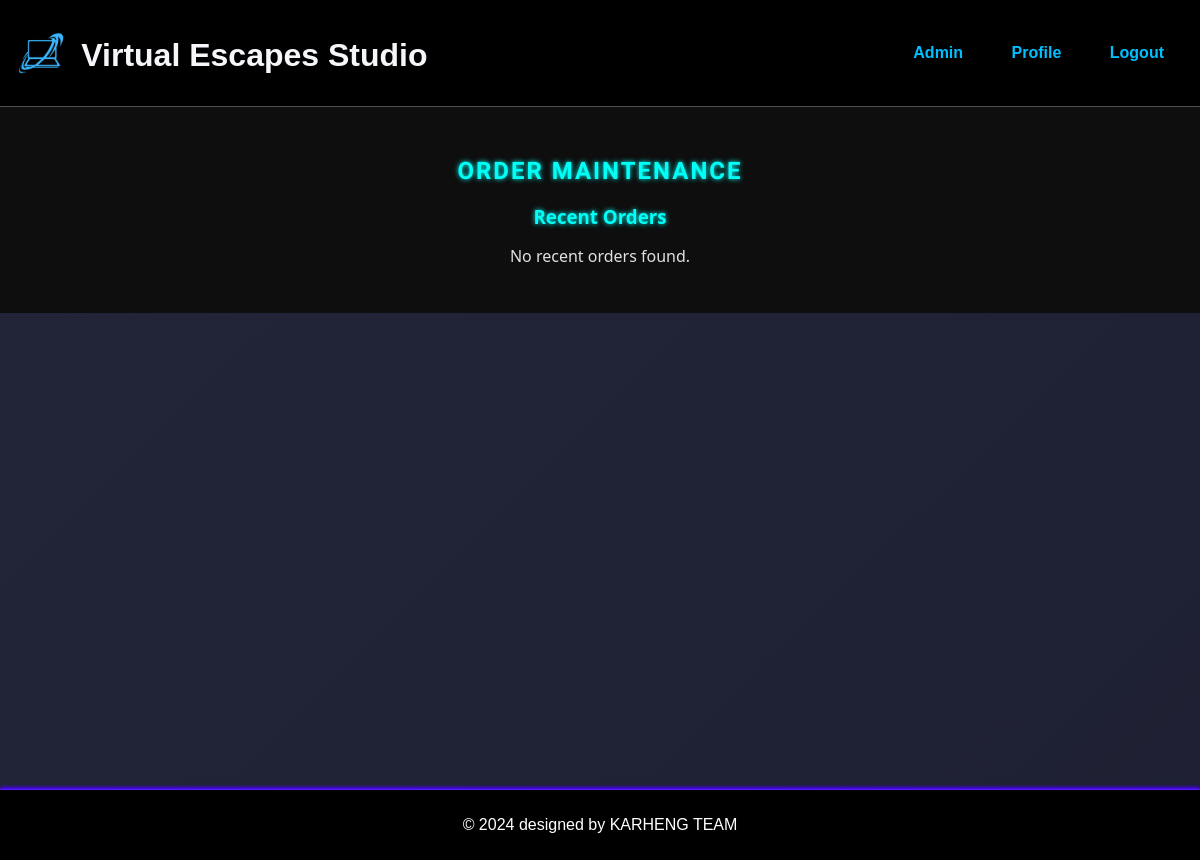
Before: /admin/admin_orders_maintenance.php (signed in) with the older database file.
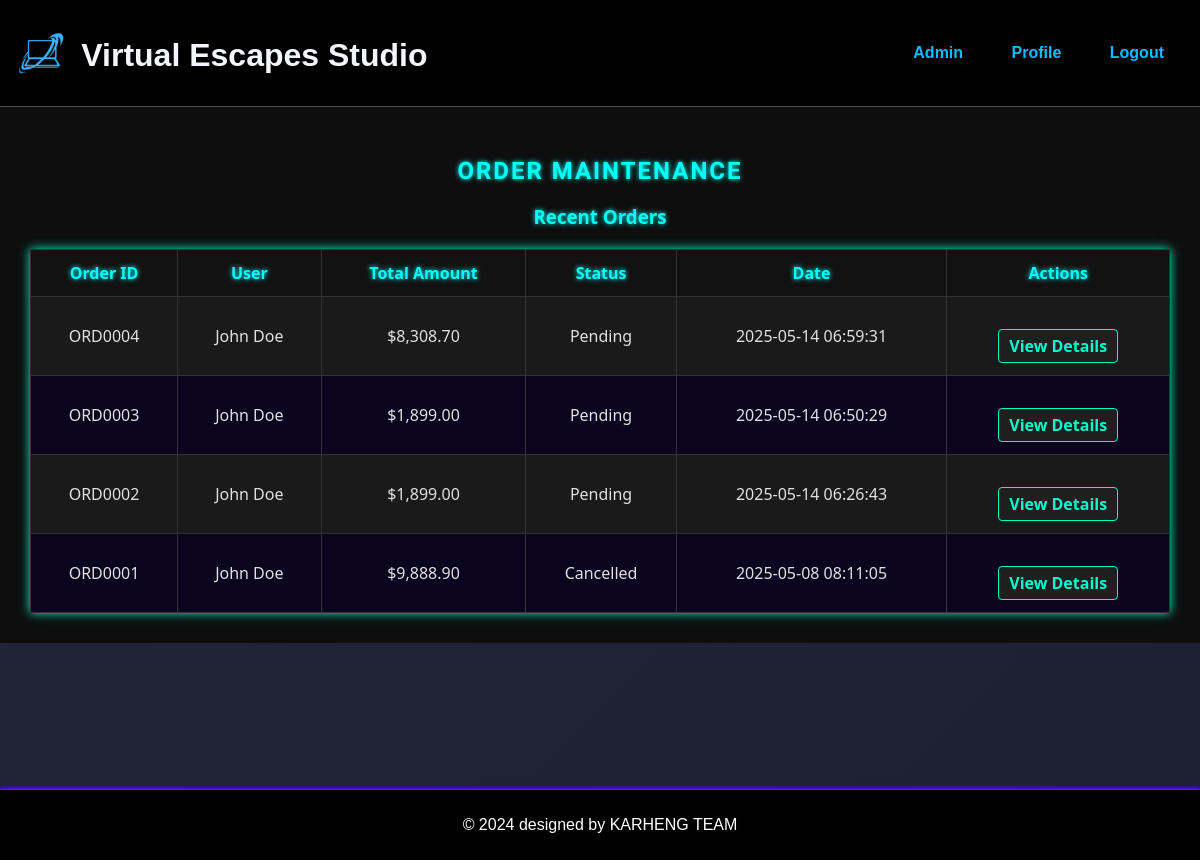
After: the same page with the newer database file.
### tables this page shows
CREATE TABLE `orders` (
  `Order_ID` char(7) NOT NULL,
  `User_ID` char(6) NOT NULL,
  `Total_Price` decimal(10,2) NOT NULL,
  `Status` varchar(20) NOT NULL,
  `Shipping_Cost` decimal(10,2) DEFAULT NULL,
  `Order_Quantity` varchar(10) DEFAULT NULL,
  `tax_amount` decimal(10,2) DEFAULT NULL,
  `subtotal` decimal(10,2) DEFAULT NULL,
  `created_at` timestamp NOT NULL DEFAULT current_timestamp()
);

CREATE TABLE `user` (
  `User_ID` char(6) NOT NULL,
  `Username` varchar(100) NOT NULL,
  `Gender` varchar(10) DEFAULT NULL,
  `Password` varchar(255) NOT NULL,
  `Birthday` date DEFAULT NULL,
  `Register_Date` datetime NOT NULL,
  `Email` varchar(100) NOT NULL,
  `Address` varchar(255) NOT NULL,
  `Status` varchar(20) NOT NULL DEFAULT 'Active'
);

### base.php (called while the page is built, shortened)
<?php
function get_recent_orders($conn) {
    $stmt = $conn->prepare("
        SELECT o.Order_ID, o.Total_Price, o.Status, o.created_at, u.Username
        FROM orders o
        JOIN User u ON o.User_ID = u.User_ID
        ORDER BY o.created_at DESC
        LIMIT 10
    ");
    $stmt->execute();
    return $stmt->fetchAll(PDO::FETCH_ASSOC);
}
?>

### admin/admin_orders_maintenance.php (the view, shortened to what this page needs)
<?php
require_once '../base.php';
include '../includes/header.php';
include '../db.php';
$recent_orders = get_recent_orders($conn);
?>
<div class="admin-dashboard">
    <h2>Order Maintenance</h2>
    <h3>Recent Orders</h3>
    <?php if (empty($recent_orders)): ?>
        <p>No recent orders found.</p>
    <?php else: ?>
        <table border="1">
            <thead>
                <tr>
                    <th>Order ID</th>
                    <th>User</th>
                    <th>Total Amount</th>
                    <th>Status</th>
                    <th>Date</th>
                    <th>Actions</th>
                </tr>
            </thead>
            <tbody>
            <?php foreach ($recent_orders as $order): ?>
                <tr>
                    <td><?= $order['Order_ID'] ?></td>
                    <td><?= htmlspecialchars($order['Username']) ?></td>
                    <td>$<?= number_format($order['Total_Price'], 2) ?></td>
                    <td><?= htmlspecialchars($order['Status']) ?></td>
                    <td><?= $order['created_at'] ?></td>
                    <td><a href="admin_order_detail.php?id=<?= $order['Order_ID'] ?>">View Details</a></td>
                </tr>
            <?php endforeach; ?>
            </tbody>
        </table>
    <?php endif; ?>
</div>
<?php include '../includes/footer.php'; ?>

Changed rows visible on the page:
added orders: Order_ID "ORD0004", User_ID.Username "John Doe", Total_Price "8,308.70", Status "Pending", created_at "2025-05-14 06:59:31"
added orders: Order_ID "ORD0003", User_ID.Username "John Doe", Total_Price "1,899.00", Status "Pending", created_at "2025-05-14 06:50:29"
added orders: Order_ID "ORD0002", User_ID.Username "John Doe", Total_Price "1,899.00", Status "Pending", created_at "2025-05-14 06:26:43"
added orders: Order_ID "ORD0001", User_ID.Username "John Doe", Total_Price "9,888.90", Status "Cancelled", created_at "2025-05-08 08:11:05"
Other visible differences:
text no longer shown: "No recent orders found."
text now shown: "Order ID User Total Amount Status Date Actions"
